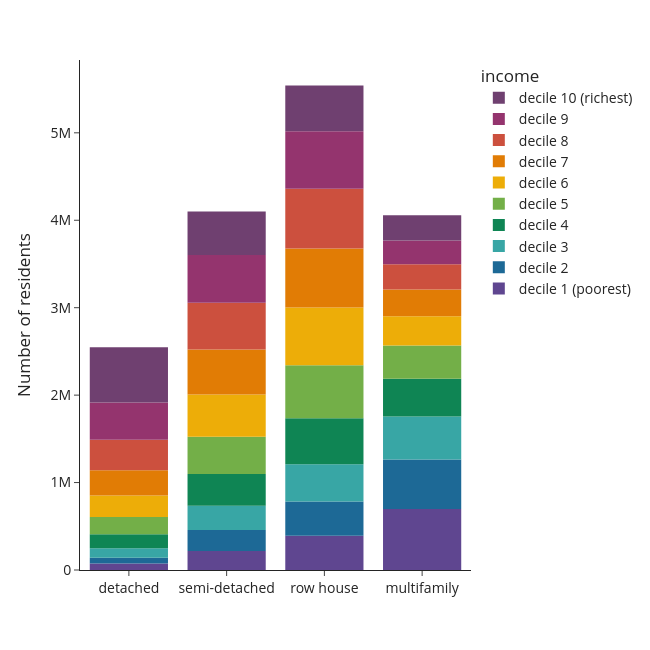

The notebook cell saved with this chart:
### Code cell
df = use['n_hhdmem'+year].groupby(level=[1,0], sort=False).sum().reset_index()
    fig = px.bar(df, y='n_hhdmem'+year, x='typology_lab',color=lab, 
                 #text=df['percentage'].apply(lambda x: '{0:.1%}'.format(x)), 
                 labels={'n_hhdmem'+year:'Number of residents',
                         'typology_lab':'',
                         lab:class_name_short}, 
                 template='simple_white', 
             color_discrete_sequence=px.colors.qualitative.Prism) 
    #fig.update_traces(textposition='inside')
    fig.update_layout(width=650, height=650, 
                      #xaxis_tickformat = '.0%',
                      font=dict(size=14),
                      legend=dict(
        traceorder='reversed',
        #orientation="h",
        #entrywidth=70,
        #yanchor="bottom",
        #y=1.02,
        #xanchor="left",
        #x=-0.25
    ))
    fig.update_traces(marker_line_width=0)
    fig.write_image('visualisations/'+class_name_short+'/stackedbars_cap_per_type_class'+year+'.png', scale=3)
    fig.show()

### Figure 1 — Plotly figure (JSON) as saved in the notebook; plotly's stock layout.template omitted (floating-point values rounded to 4 significant figures)
{"data": [{"alignmentgroup": "True", "hovertemplate": "income=decile 1 (poorest)<br>=%{x}<br>Number of residents=%{y}<extra></extra>", "legendgroup": "decile 1 (poorest)", "marker": {"color": "rgb(95, 70, 144)", "line": {"width": 0}, "pattern": {"shape": ""}}, "name": "decile 1 (poorest)", "offsetgroup": "decile 1 (poorest)", "orientation": "v", "showlegend": true, "textposition": "auto", "type": "bar", "x": ["detached", "semi-detached", "row house", "multifamily"], "xaxis": "x", "y": [75725, 216185, 391135, 696670], "yaxis": "y"}, {"alignmentgroup": "True", "hovertemplate": "income=decile 2<br>=%{x}<br>Number of residents=%{y}<extra></extra>", "legendgroup": "decile 2", "marker": {"color": "rgb(29, 105, 150)", "line": {"width": 0}, "pattern": {"shape": ""}}, "name": "decile 2", "offsetgroup": "decile 2", "orientation": "v", "showlegend": true, "textposition": "auto", "type": "bar", "x": ["detached", "semi-detached", "row house", "multifamily"], "xaxis": "x", "y": [64960, 241005, 392680, 565725], "yaxis": "y"}, {"alignmentgroup": "True", "hovertemplate": "income=decile 3<br>=%{x}<br>Number of residents=%{y}<extra></extra>", "legendgroup": "decile 3", "marker": {"color": "rgb(56, 166, 165)", "line": {"width": 0}, "pattern": {"shape": ""}}, "name": "decile 3", "offsetgroup": "decile 3", "orientation": "v", "showlegend": true, "textposition": "auto", "type": "bar", "x": ["detached", "semi-detached", "row house", "multifamily"], "xaxis": "x", "y": [107475, 277775, 424500, 494365], "yaxis": "y"}, {"alignmentgroup": "True", "hovertemplate": "income=decile 4<br>=%{x}<br>Number of residents=%{y}<extra></extra>", "legendgroup": "decile 4", "marker": {"color": "rgb(15, 133, 84)", "line": {"width": 0}, "pattern": {"shape": ""}}, "name": "decile 4", "offsetgroup": "decile 4", "orientation": "v", "showlegend": true, "textposition": "auto", "type": "bar", "x": ["detached", "semi-detached", "row house", "multifamily"], "xaxis": "x", "y": [160570, 361795, 528290, 429550], "yaxis": "y"}, {"alignmentgroup": "True", "hovertemplate": "income=decile 5<br>=%{x}<br>Number of residents=%{y}<extra></extra>", "legendgroup": "decile 5", "marker": {"color": "rgb(115, 175, 72)", "line": {"width": 0}, "pattern": {"shape": ""}}, "name": "decile 5", "offsetgroup": "decile 5", "orientation": "v", "showlegend": true, "textposition": "auto", "type": "bar", "x": ["detached", "semi-detached", "row house", "multifamily"], "xaxis": "x", "y": [198105, 426550, 605905, 380425], "yaxis": "y"}, {"alignmentgroup": "True", "hovertemplate": "income=decile 6<br>=%{x}<br>Number of residents=%{y}<extra></extra>", "legendgroup": "decile 6", "marker": {"color": "rgb(237, 173, 8)", "line": {"width": 0}, "pattern": {"shape": ""}}, "name": "decile 6", "offsetgroup": "decile 6", "orientation": "v", "showlegend": true, "textposition": "auto", "type": "bar", "x": ["detached", "semi-detached", "row house", "multifamily"], "xaxis": "x", "y": [246495, 483050, 659110, 335225], "yaxis": "y"}, {"alignmentgroup": "True", "hovertemplate": "income=decile 7<br>=%{x}<br>Number of residents=%{y}<extra></extra>", "legendgroup": "decile 7", "marker": {"color": "rgb(225, 124, 5)", "line": {"width": 0}, "pattern": {"shape": ""}}, "name": "decile 7", "offsetgroup": "decile 7", "orientation": "v", "showlegend": true, "textposition": "auto", "type": "bar", "x": ["detached", "semi-detached", "row house", "multifamily"], "xaxis": "x", "y": [287895, 514690, 675165, 305820], "yaxis": "y"}, {"alignmentgroup": "True", "hovertemplate": "income=decile 8<br>=%{x}<br>Number of residents=%{y}<extra></extra>", "legendgroup": "decile 8", "marker": {"color": "rgb(204, 80, 62)", "line": {"width": 0}, "pattern": {"shape": ""}}, "name": "decile 8", "offsetgroup": "decile 8", "orientation": "v", "showlegend": true, "textposition": "auto", "type": "bar", "x": ["detached", "semi-detached", "row house", "multifamily"], "xaxis": "x", "y": [348355, 535815, 682730, 287890], "yaxis": "y"}, {"alignmentgroup": "True", "hovertemplate": "income=decile 9<br>=%{x}<br>Number of residents=%{y}<extra></extra>", "legendgroup": "decile 9", "marker": {"color": "rgb(148, 52, 110)", "line": {"width": 0}, "pattern": {"shape": ""}}, "name": "decile 9", "offsetgroup": "decile 9", "orientation": "v", "showlegend": true, "textposition": "auto", "type": "bar", "x": ["detached", "semi-detached", "row house", "multifamily"], "xaxis": "x", "y": [425130, 544675, 659770, 274205], "yaxis": "y"}, {"alignmentgroup": "True", "hovertemplate": "income=decile 10 (richest)<br>=%{x}<br>Number of residents=%{y}<extra></extra>", "legendgroup": "decile 10 (richest)", "marker": {"color": "rgb(111, 64, 112)", "line": {"width": 0}, "pattern": {"shape": ""}}, "name": "decile 10 (richest)", "offsetgroup": "decile 10 (richest)", "orientation": "v", "showlegend": true, "textposition": "auto", "type": "bar", "x": ["detached", "semi-detached", "row house", "multifamily"], "xaxis": "x", "y": [633770, 498420, 521965, 287865], "yaxis": "y"}], "layout": {"barmode": "relative", "font": {"size": 14}, "height": 650, "legend": {"title": {"text": "income"}, "tracegroupgap": 0, "traceorder": "reversed"}, "margin": {"t": 60}, "width": 650, "xaxis": {"anchor": "y", "domain": [0, 1], "title": {"text": ""}}, "yaxis": {"anchor": "x", "domain": [0, 1], "title": {"text": "Number of residents"}}}}
